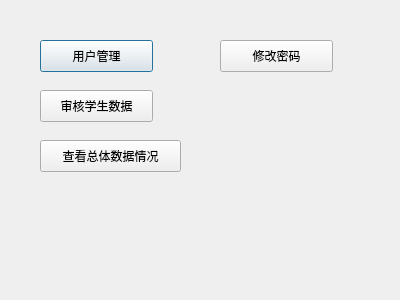
<?xml version="1.0" encoding="UTF-8"?>
<ui version="4.0">
 <class>Dialog</class>
 <widget class="QDialog" name="Dialog">
  <property name="geometry">
   <rect>
    <x>0</x>
    <y>0</y>
    <width>400</width>
    <height>300</height>
   </rect>
  </property>
  <property name="windowTitle">
   <string>教师端</string>
  </property>
  <widget class="QPushButton" name="buttonUserManager">
   <property name="geometry">
    <rect>
     <x>40</x>
     <y>40</y>
     <width>113</width>
     <height>32</height>
    </rect>
   </property>
   <property name="text">
    <string>用户管理</string>
   </property>
  </widget>
  <widget class="QPushButton" name="buttonCheck">
   <property name="geometry">
    <rect>
     <x>40</x>
     <y>90</y>
     <width>113</width>
     <height>32</height>
    </rect>
   </property>
   <property name="text">
    <string>审核学生数据</string>
   </property>
  </widget>
  <widget class="QPushButton" name="buttonAnalyze">
   <property name="geometry">
    <rect>
     <x>40</x>
     <y>140</y>
     <width>141</width>
     <height>32</height>
    </rect>
   </property>
   <property name="text">
    <string>查看总体数据情况</string>
   </property>
  </widget>
  <widget class="QPushButton" name="changpwd">
   <property name="geometry">
    <rect>
     <x>220</x>
     <y>40</y>
     <width>113</width>
     <height>32</height>
    </rect>
   </property>
   <property name="text">
    <string>修改密码</string>
   </property>
  </widget>
 </widget>
 <resources/>
 <connections/>
</ui>
